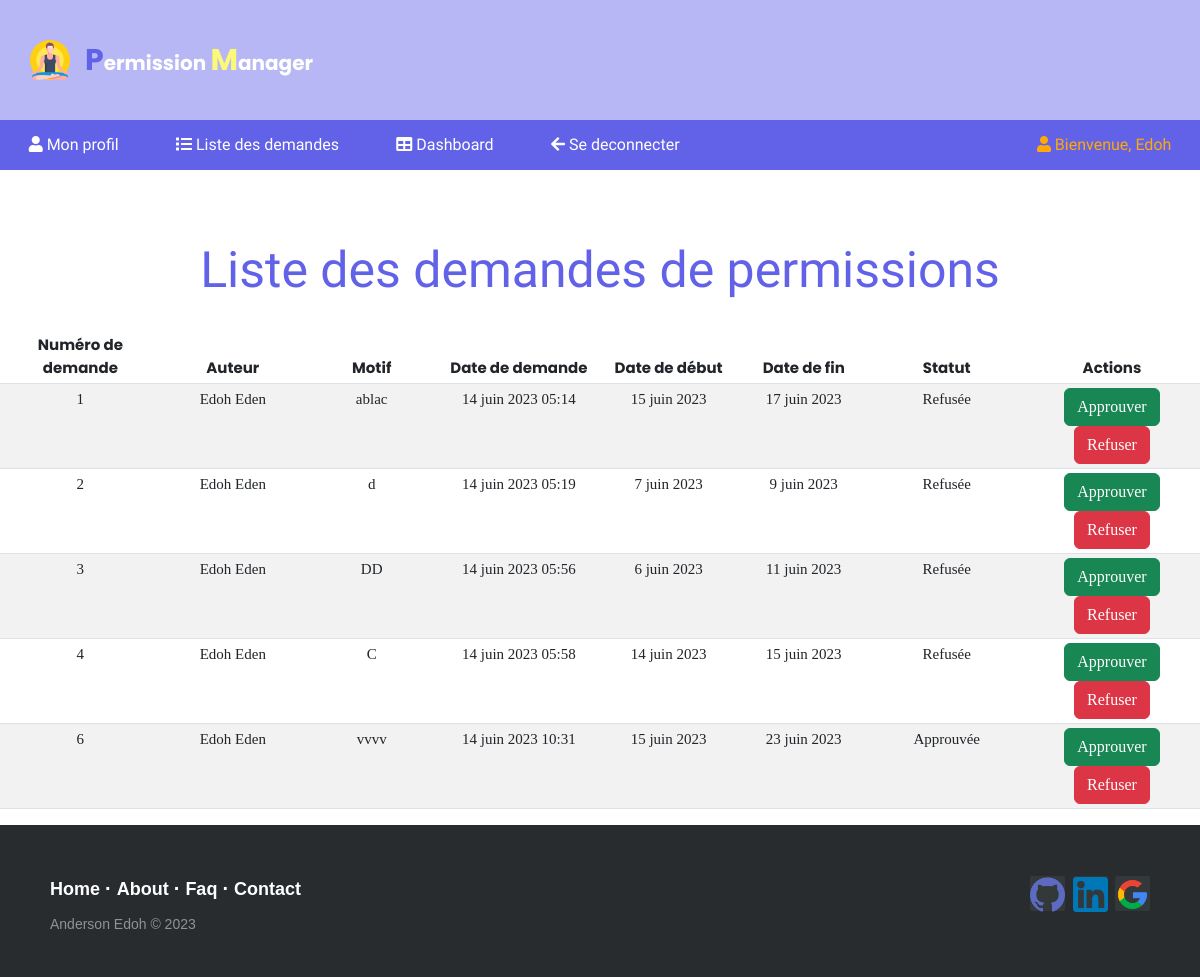
Page /permission-list/ (signed in) on the committed database.
### my_app/models.py (models this page shows, shortened)
class Employee(AbstractUser):
    GENDER_CHOICES = [
        ('M', 'Masculin'),
        ('F', 'Féminin'),
    ]
    full_name = models.CharField(max_length=255, verbose_name="Nom complet")
    gender = models.CharField(max_length=1, choices=GENDER_CHOICES, default='M')
    department = models.CharField(max_length=100, verbose_name="Département")
    position = models.CharField(max_length=100, verbose_name="Poste")
    hire_date = models.DateField(verbose_name="Date d'embauche")
    phone_no = models.IntegerField(null=True, verbose_name="Numéro de téléphone")
    email = models.EmailField(verbose_name="Adresse e-mail")
    photo = models.ImageField(upload_to='employee_photos/', null=True, blank=True, verbose_name="Photo")
    is_admin = models.BooleanField(default=False, verbose_name="Administrateur")
    groups = models.ManyToManyField(
        'auth.Group',
        verbose_name='groups',
        blank=True,
        related_name='employee_groups',
        related_query_name='employee',
    )
    user_permissions = models.ManyToManyField(
        'auth.Permission',
        verbose_name='user permissions',
        blank=True,
        related_name='employee_user_permissions',
        related_query_name='employee',
        help_text='Permissions for the employee',
    )
    def __str__(self):
        return self.full_name

class PermissionRequest(models.Model):
    STATUS_CHOICES = [
        ("en_verification", "En vérification"),
        ("approuvee", "Approuvée"),
        ("rejetee", "Rejetée"),
    ]
    employee = models.ForeignKey(Employee, on_delete=models.CASCADE)
    start_date = models.DateField(verbose_name="Date de début")
    end_date = models.DateField(verbose_name="Date de fin")
    reason = models.TextField(verbose_name="Motif")
    demand_date = models.DateTimeField(auto_now_add=True, verbose_name="Date de demande")
    demand_status = models.CharField(
        max_length=50,
        choices=STATUS_CHOICES,
        default="en_verification",
        verbose_name="Statut de la demande"
    )
    is_approved = models.BooleanField(default=False, verbose_name="Approuvé")

### my_app/views.py (the view)
# urls.py: path('permission-list/', views.permission_list_view, name='permission_list'), # url de la liste des permissions
@login_required
def permission_list_view(request):
    if not request.user.is_admin:
        return redirect('my_app:dashboard')
    permission_requests = PermissionRequest.objects.all()
    context = {
        'permission_requests': permission_requests
    }
    return render(request, 'my_app/permission_list.html', context)

### my_app/templates/my_app/permission_list.html (shortened to what this page needs)
{% extends 'my_app/base.html' %}
{% load static %}
{% block content %}
<div class="div-2">
    <ul>
        <a class="onglet" href="{% url 'my_app:dashboard' %}"><li ><i class="fa fa-user" ></i> Mon profil</li></a>
        <a class="onglet" href="{%  url 'my_app:permission_list' %}"><li><i class="fa fa-list"></i> Liste des demandes</li></a>
        <a class="onglet" href="{%  url 'my_app:visualisation' %}"><li><i class="fa fa-table"></i> Dashboard</li></a>
        <a class="onglet" href="{% url 'my_app:logout' %}"><li ><i class="fa fa-arrow-left"></i> Se deconnecter</li></a>
        <li>
            <span>
                <i class="fa fa-user"></i>
                Bienvenue, {{user.username}}
            </span>
        </li>
    </ul>
    </div>
<h2 class="titre-1">Liste des demandes de permissions</h2>
<div class="div-1">
    {% if permission_requests %}
    <table class="table table-striped table-sm">
      <thead>
        <tr>
          <th>Numéro de demande</th>
          <th>Auteur</th>
          <th>Motif</th>
          <th>Date de demande</th>
          <th>Date de début</th>
          <th>Date de fin</th>
          <th>Statut</th>
          <th>Actions</th>
        </tr>
      </thead>
      <tbody>
        {% for request in permission_requests %}
          <tr>
            <td>{{ request.pk }}</td>
            <td>{{ request.employee }}</td>
            <td>{{ request.reason }}</td>
            <td>{{ request.demand_date }}</td>
            <td>{{ request.start_date }}</td>
            <td>{{ request.end_date }}</td>
            <td>{{ request.demand_status }}</td>
            <td>
              <a href="{% url 'my_app:approve_permission' request.pk %}" class="btn btn-success">Approuver</a>
              <a href="{% url 'my_app:reject_permission' request.pk %}" class="btn btn-danger">Refuser</a>
            </td>
          </tr>
        {% endfor %}
      </tbody>
    </table>
  {% else %}
    <p>Aucune demande de permission trouvée.</p>
  {% endif %}
</div>
{% endblock %}
{% block extracss %}
<link rel="stylesheet" href="{% static 'css/history.css' %}">
<link rel="stylesheet" type="text/css" href="{% static 'css/dashboard.css' %}">
<link rel="stylesheet" type="text/css" href="{% static 'css/permission_request.css' %}">
<link rel="stylesheet" href="https://cdn.jsdelivr.net/npm/bootstrap@5.2.3/dist/css/bootstrap.min.css">
<link rel="stylesheet" href="https://cdnjs.cloudflare.com/ajax/libs/font-awesome/5.15.4/css/all.min.css">
<link rel="stylesheet" href="https://cdn.jsdelivr.net/npm/bootstrap@5.2.3/dist/css/bootstrap.min.css">
<link rel="stylesheet" href="https://cdnjs.cloudflare.com/ajax/libs/font-awesome/5.15.4/css/all.min.css">
{% endblock %}

### my_app/templates/my_app/base.html (shortened to what this page needs)
{% load static %}
<!DOCTYPE html>
<html lang="en">
<head>
    <link rel="stylesheet" href="{% static '/css/base.css' %}">
    {% block extracss %}{% endblock %}
</head>
<body>
    <header>
        <nav>
            <div id="header_div">
                <img id="header_img" src="{% static '/img/meditation.png' %}" alt="">
                <div id="header_div2">
                    <span id="span_p">P</span><span>ermission</span>
                    <span id="span_m">M</span><span>anager</span>
                </div>
            </div>
        </nav>
    </header>
    <main>
        {% block content %}{% endblock %}
    </main>
    <footer class="footer-distributed">
        <div class="footer-right">
            <a href="#">
                <img src="{% static '/img/github.png' %}" alt="">
            </a>
            <a href="#">
                <img src="{% static '/img/linkedin.png' %}" alt="">
            </a>
            <a href="#">
                <img src="{% static '/img/google.png' %}" alt="">
            </a>
        </div>
        <div class="footer-left">
            <p class="footer-links">
                <a class="link-1" href="#">Home</a>
                <a href="#">About</a>
                <a href="#">Faq</a>
                <a href="#">Contact</a>
            </p>
            <p>Anderson Edoh &copy; 2023</p>
        </div>
    </footer>
</body>
</html>

### my_app/static/css/base.css (style rules this page uses)
body { margin: auto; }
#header_div { display: flex; background-color: rgb(183, 183, 246); height: 120px; align-items: center; padding-left: 30px; }
#header_div2 span { font-family: "Poppins",sans-serif; font-size: 20px; font-weight: bold; color: white; }
#header_div2 #span_p { font-family: "Poppins",sans-serif; font-size: 30px; color: rgb(98, 98, 232); }
#header_div2 #span_m { font-family: "Poppins",sans-serif; font-size: 30px; color: rgb(251, 249, 120); }
#header_div2 { font-family: "Poppins",sans-serif; font-size: 20px; font-weight: bold; color: white; }
#header_img { height: 40px; padding-right: 15px }
.footer-distributed { background-color: #292c2f; box-shadow: 0 1px 1px 0 rgba(0, 0, 0, 0.12); box-sizing: border-box; width: 100%; text-align: left; font: normal 16px sans-serif; padding: 45px 50px; }
.footer-distributed .footer-left p { color: #8f9296; font-size: 14px; margin: 0; }
.footer-distributed p.footer-links { font-size: 18px; font-weight: bold; color: #ffffff; margin: 0 0 10px; padding: 0; transition: ease .25s; }
.footer-distributed p.footer-links a { display: inline-block; line-height: 1.8; text-decoration: none; color: inherit; transition: ease .25s; }
.footer-distributed .footer-links a:before { content: "·"; font-size: 20px; left: 0; color: #fff; display: inline-block; padding-right: 5px; }
.footer-distributed .footer-links .link-1:before { content: none; }
.footer-distributed .footer-right { float: right; margin-top: 6px; max-width: 180px; }
.footer-distributed .footer-right a { display: inline-block; width: 35px; height: 35px; background-color: #33383b; border-radius: 2px; font-size: 20px; color: #ffffff; text-align: center; line-height: 35px; margin-left: 3px; transition:all .25s; }
.footer-right a img { height: 35px; width: 35px; }
main { font-family: Arial, Helvetica, sans-serif }

### my_app/static/css/history.css (style rules this page uses)
tr th { text-align: center; padding: 5px; }
.div-1 { width: 1200px; margin: auto; }

### my_app/static/css/dashboard.css (style rules this page uses)
body { margin: auto; }
.titre-1 { font-family: "Lilita One",sans-serif; color: rgb(98, 98, 232); font-size: 50px; text-align: center; margin-bottom: 30px; }
.div-2 { display: flex; flex-direction: row; margin-bottom: 70px; }
.div-2 ul { list-style-type: none; margin: 0; padding: 0; overflow: hidden; background-color: rgb(98, 98, 232); width: 100%; height: 50px; display: flex; flex-direction: row; justify-content: space-around; align-items: center; color: white; font-family: "Lilita One",sans-serif; }
li span { margin-left: 300px; color: rgb(255, 168, 7); }
th { font-family: "Poppins",sans-serif; font-size: 15px; text-align: center; }
td { font-family: "Times New Roman",sans-serif; font-size: 15px; text-align: center; width: 400px; }
.onglet { color: white; align-content: center; text-decoration: none; }

### rows in the picture
Employee: username "Edoh"
PermissionRequest: pk "1", employee "Edoh Eden", reason "ablac", demand_date "14 juin 2023 05:14", start_date "15 juin 2023", end_date "17 juin 2023", demand_status "Refusée"
PermissionRequest: pk "2", employee "Edoh Eden", reason "d", demand_date "14 juin 2023 05:19", start_date "7 juin 2023", end_date "9 juin 2023", demand_status "Refusée"
PermissionRequest: pk "3", employee "Edoh Eden", reason "DD", demand_date "14 juin 2023 05:56", start_date "6 juin 2023", end_date "11 juin 2023", demand_status "Refusée"
PermissionRequest: pk "4", employee "Edoh Eden", reason "C", demand_date "14 juin 2023 05:58", start_date "14 juin 2023", end_date "15 juin 2023", demand_status "Refusée"
PermissionRequest: pk "6", employee "Edoh Eden", reason "vvvv", demand_date "14 juin 2023 10:31", start_date "15 juin 2023", end_date "23 juin 2023", demand_status "Approuvée"
